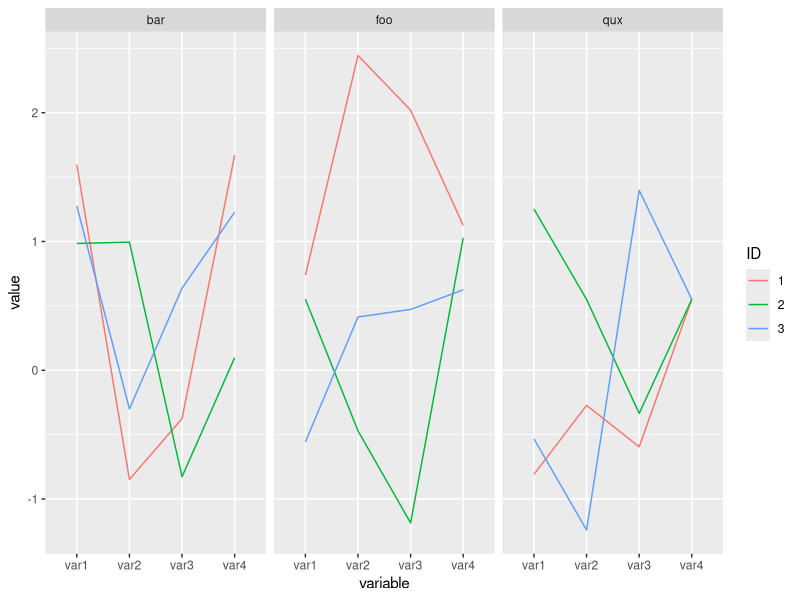
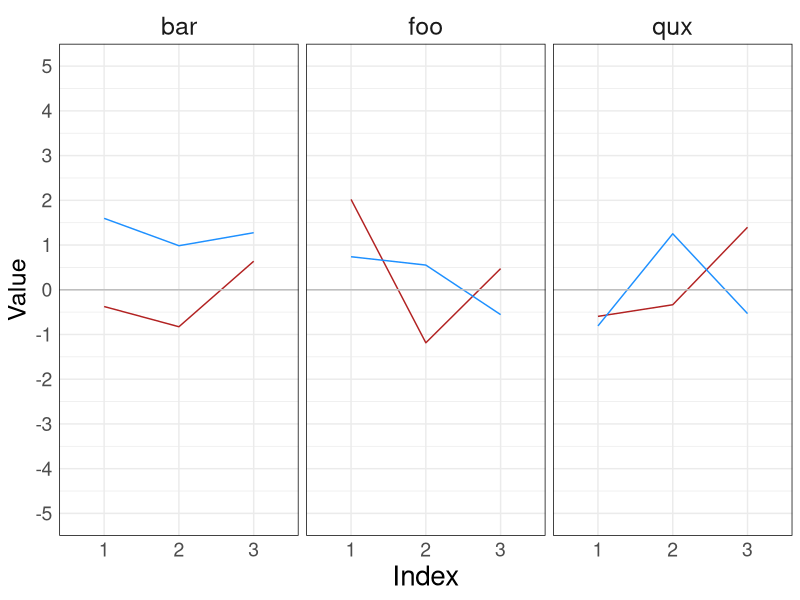
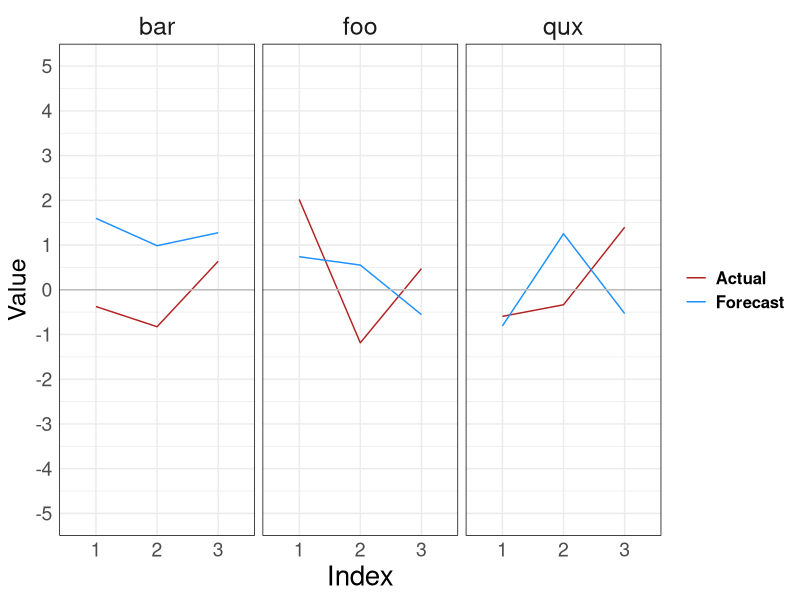
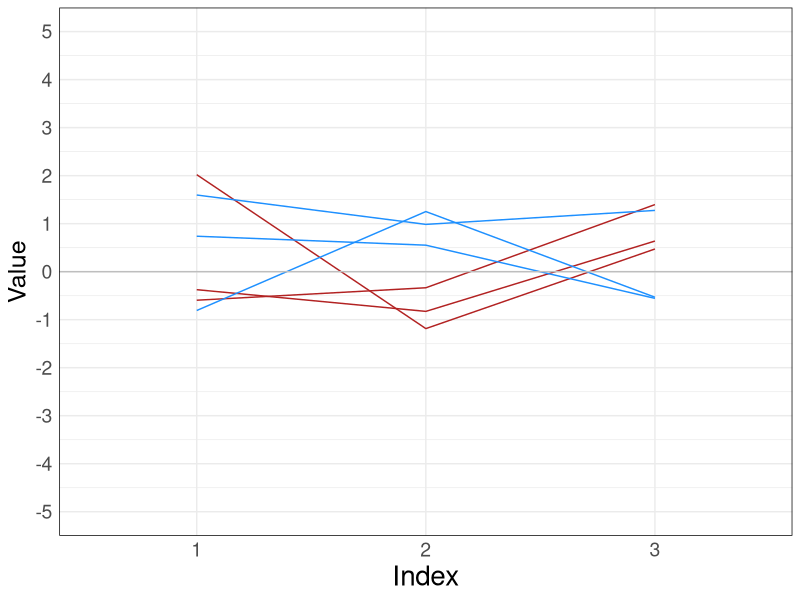
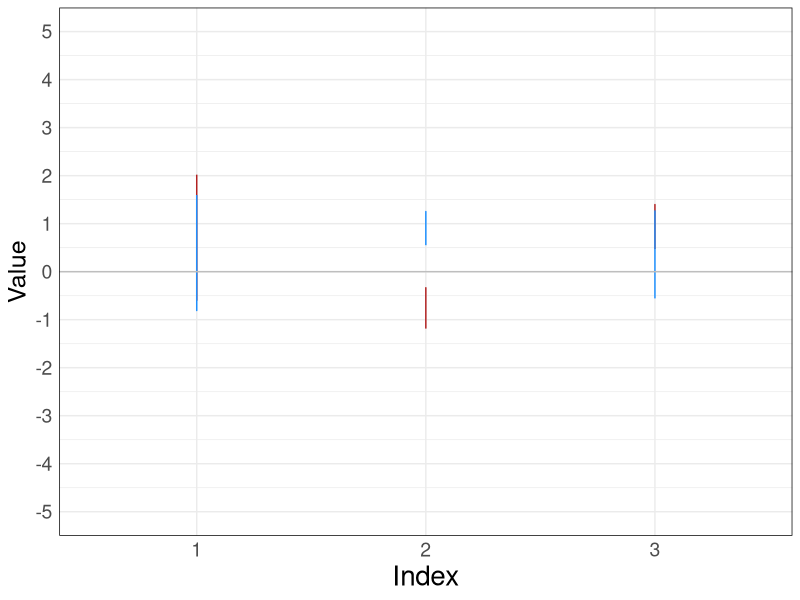

Here is the R script that generated these plots, in order:


library("ggplot2")
library("reshape2")
library("magrittr")
require("reshape2")
require("dplyr")

# rm(list=ls())

# CREATE DATA: ---------------------------
foo <- data.frame(var1 = rnorm(3),
                  var2 = rnorm(3, mean=.8),
                  var3 = rnorm(3, mean=.9),
                  var4 = rnorm(3, mean=1))

qux <- data.frame(var1 = rnorm(3),
                  var2 = rnorm(3, mean=.3),
                  var3 = rnorm(3, mean=.4),
                  var4 = rnorm(1, mean=2))

bar <- data.frame(var1 = rnorm(3,mean=.4),
                  var2 = rnorm(3, mean=.3),
                  var3 = rnorm(3, mean=.9),
                  var4 = rnorm(3, mean=1))

foo <- cbind(ID=as.factor(1:3),foo)
bar <- cbind(ID=as.factor(1:3),bar)
qux <- cbind(ID=as.factor(1:3),qux)

foo$fn <- "foo"
qux$fn <- "qux"
bar$fn <- "bar"

str(foo); str(qux); str(bar)

alldf<-rbind(foo,qux,bar) %>% select(1,6, 2:5)
str(alldf); alldf

# melt data: 
alldf.m <- melt(alldf, id.vars = c("fn", "ID"))  
# Remember, for each combination of "fn" and "ID", there is a single value of each of the other variables (1 value of var1, 1 of var2, etc.). This is why "fn" and "ID" are the id.vars 
# compare: melt(alldf), 45 vs 36 rows 
# also compare: melt(alldf, id.vars = c("ID", "fn"))
str(alldf.m); alldf.m

# CREATE PLOT: -----------------------------------
p1 <- ggplot(data=alldf.m, 
             aes(x=variable, 
                 y = value, 
                 colour = ID, 
                 group = ID)) + 
      
      geom_line() + 
      facet_wrap(~fn); p1 


# VERSION 2: -------------------------------------
# In this version, we plot var1 as a time series (3 separate values), facetted by fn=bar/foo/qux (ignore ID as a separate variable, just use it as an index). Then we plot var3 in the same way. 

str(alldf); alldf
str(alldf.m); alldf.m

# ...Translating to actual use case: ------
# fn = Nursing Unit (ED, ICU, etc.)
# ID = date
# var1 = forecast census 
# var3 = actual census 

# we fill use the following 2 subsets of alldf.m: 
# filter(alldf.m, variable=="var3"); filter(alldf.m, variable=="var1")

# ...p2:---------------
p2 <- ggplot() + 
      # add data and aesthetic in subsequent layers, since they are different
      # for the 2 geom_line layers 
      scale_y_continuous(limits=c(-5, 5), breaks=seq(-5,5,1),
                         labels=seq(-5,5,1)) + 
      
      # Add actual data: 
      geom_line(data=filter(alldf.m, variable=="var3"),
                aes(x=ID, y=value, group=fn), col="firebrick") + 
            # ID just used as an index for subsequent values of var1 and var3
            # TODO: what exactly is "group=fn" doing? 
                  # Ans. Try removing facet_wrap to see. You will get 3 lines 
                  # of var3 data, grouped by "fn", but in a single panel -> cf.
                  # graph p3
                  # Drop "group=fn" and facetting, and you have a single panel 
                  # that only shows the ranges of var3 for each index, not 
                  # 3 continuous lines -> cf. graph p4
      
      geom_line(data=filter(alldf.m, variable=="var1"), 
                aes(x=ID, y=value, group=fn), col="dodgerblue") +
                     
#       # Add legend: 
#       scale_colour_manual(name="test", 
#                         values=c(var3="red", var1="blue")) + 
      
      facet_wrap(~fn) + 
      
      # Aesthetics: 
      theme_minimal() + 
      labs(x="Index", y= "Value") + 
      geom_hline(yintercept=0, col="grey") + 
      theme(axis.text.x=element_text(size = 14),
            axis.title.x=element_text(size=20), 
            axis.text.y=element_text(size=14), 
            axis.title.y=element_text(size=18), 
            strip.text.x=element_text(size=18),
            panel.border = element_rect(colour = "black", fill=NA, size=.5)); p2 
      



# TODO: how to add legend? 
#...p2.2 Add legend: --------------
p2.2 <- ggplot() + 
      # add data and aesthetic in subsequent layers, since they are different
      # for the 2 geom_line layers 
      scale_y_continuous(limits=c(-5, 5), breaks=seq(-5,5,1),
                         labels=seq(-5,5,1)) + 
      
      # Add actual data: 
      geom_line(data=filter(alldf.m, variable=="var3"),
                aes(x=ID, y=value, group=fn, col="Actual")) + 
            # ggplot automatically creates legends for colours that are 
                  # passed to aes(). You can later adjust the legend 
                  # with scale_colour_manual. 
      
      geom_line(data=filter(alldf.m, variable=="var1"), 
                aes(x=ID, y=value, group=fn, col="Forecast")) +
      
      # Add legend: 
      scale_colour_manual(name=NULL, 
                          values=c(Actual="firebrick", Forecast="dodgerblue")) + 
      # facetting:  
      facet_wrap(~fn) + 
      
      # Aesthetics: 
      theme_minimal() + 
      labs(x="Index", y= "Value") + 
      geom_hline(yintercept=0, col="grey") + 
      theme(axis.text.x=element_text(size = 14),
            axis.title.x=element_text(size=20), 
            axis.text.y=element_text(size=14), 
            axis.title.y=element_text(size=18), 
            strip.text.x=element_text(size=18),
            panel.border = element_rect(colour = "black", 
                                        fill=NA, size=.5),
            legend.text = element_text(colour="black", size=12, 
                                       face="bold")
            ); p2.2  


# OTHER EXPERIMENTS: --------------------
#...p3 (variant of p2 that's not useful) ----------------------
p3 <- ggplot() + 
      # add data and aesthetic in subsequent layers, since they are different
      # for the 2 geom_line layers 
      scale_y_continuous(limits=c(-5, 5), breaks=seq(-5,5,1),
                         labels=seq(-5,5,1)) + 
      
      # Add actual data: 
      geom_line(data=filter(alldf.m, variable=="var3"),
                aes(x=ID, y=value, group=fn), col="firebrick") + 
      # ID just used as an index for subsequent values of var1 and var3
      # TODO: what exactly is "group=fn" doing? 
      # Ans. Try removing facet_wrap to see. You will get 3 lines 
      # of var3 data, grouped by "fn", but in a single panel -> cf.
      # graph p3
      # Drop "group=fn" and facetting, and you have a single panel 
      # that only shows the ranges of var3 for each index, not 
      # 3 continuous lines -> cf. graph p4
      
      geom_line(data=filter(alldf.m, variable=="var1"), 
                aes(x=ID, y=value, group=fn), col="dodgerblue") +
      
#       facet_wrap(~fn) + 
      
      # Aesthetics: 
      theme_minimal() + 
      labs(x="Index", y= "Value") + 
      geom_hline(yintercept=0, col="grey") + 
      theme(axis.text.x=element_text(size = 14),
            axis.title.x=element_text(size=20), 
            axis.text.y=element_text(size=14), 
            axis.title.y=element_text(size=18), 
            strip.text.x=element_text(size=18),
            panel.border = element_rect(colour = "black", fill=NA, size=.5)) 

# print plot: 
p3

#...p4 (variant of p2 that's not useful) ----------------------
p4 <- ggplot() + 
      # add data and aesthetic in subsequent layers, since they are different
      # for the 2 geom_line layers 
      scale_y_continuous(limits=c(-5, 5), breaks=seq(-5,5,1),
                         labels=seq(-5,5,1)) + 
      
      # Add actual data: 
      geom_line(data=filter(alldf.m, variable=="var3"),
                aes(x=ID, y=value), col="firebrick") + 
      # ID just used as an index for subsequent values of var1 and var3
      # TODO: what exactly is "group=fn" doing? 
      # Ans. Try removing facet_wrap to see. You will get 3 lines 
      # of var3 data, grouped by "fn", but in a single panel -> cf.
      # graph p3
      # Drop "group=fn" and facetting, and you have a single panel 
      # that only shows the ranges of var3 for each index, not 
      # 3 continuous lines -> cf. graph p4
      
      geom_line(data=filter(alldf.m, variable=="var1"), 
                aes(x=ID, y=value), col="dodgerblue") +
      
      #       facet_wrap(~fn) + 
      
      # Aesthetics: 
      theme_minimal() + 
      labs(x="Index", y= "Value") + 
      geom_hline(yintercept=0, col="grey") + 
      theme(axis.text.x=element_text(size = 14),
            axis.title.x=element_text(size=20), 
            axis.text.y=element_text(size=14), 
            axis.title.y=element_text(size=18), 
            strip.text.x=element_text(size=18),
            panel.border = element_rect(colour = "black", fill=NA, size=.5)) 
p4
